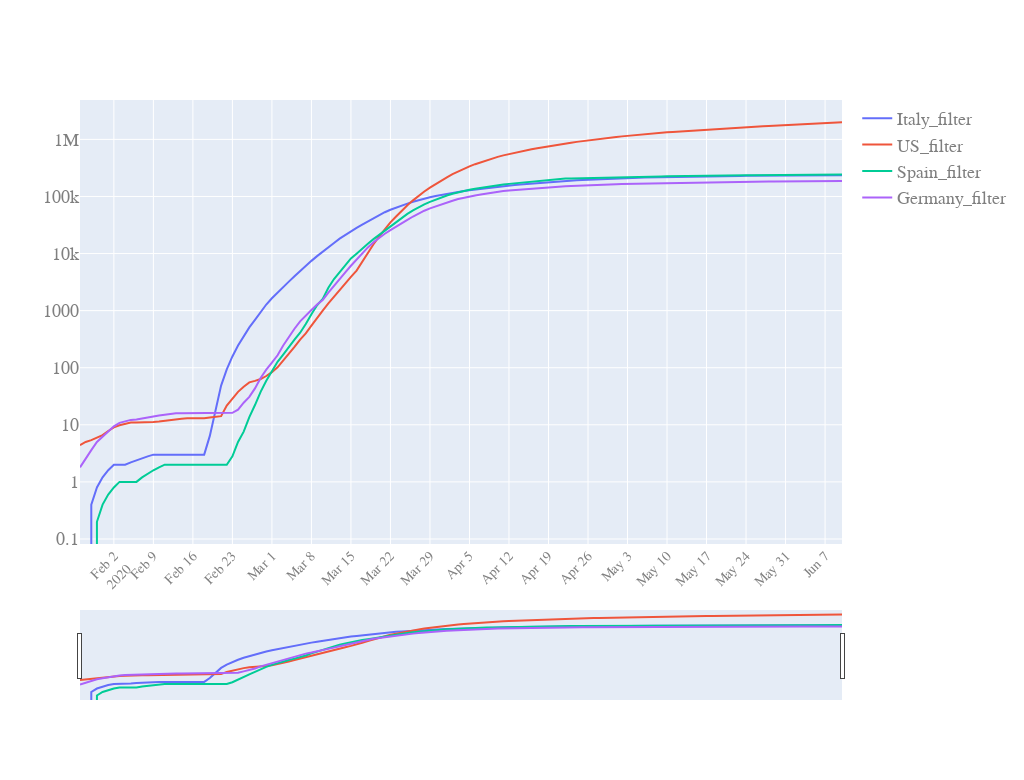

Notebook code for this chart:
### Code cell
start_pos=5
quick_plot(df_analyse.date[start_pos:],
           df_analyse[filter_cols].iloc[start_pos:,:], #['US','US_filter']
           yscale='log',
           slider=True)

### Figure 1 — Plotly figure (JSON) as saved in the notebook; plotly's stock layout.template omitted (floating-point values rounded to 4 significant figures; data arrays with more than 128 entries replaced by an {"elided": "..."} marker saying what was removed)
{"data": [{"marker": {"size": 3}, "mode": "lines", "name": "Italy_filter", "type": "scatter", "x": {"elided": "136 str values"}, "y": {"elided": "136 float values"}}, {"marker": {"size": 3}, "mode": "lines", "name": "US_filter", "type": "scatter", "x": {"elided": "136 str values"}, "y": {"elided": "136 float values"}}, {"marker": {"size": 3}, "mode": "lines", "name": "Spain_filter", "type": "scatter", "x": {"elided": "136 str values"}, "y": {"elided": "136 float values"}}, {"marker": {"size": 3}, "mode": "lines", "name": "Germany_filter", "type": "scatter", "x": {"elided": "136 str values"}, "y": {"elided": "136 float values"}}], "layout": {"autosize": true, "font": {"color": "#7f7f7f", "family": "PT Sans. monospace", "size": 18}, "height": 780, "width": 1024, "xaxis": {"nticks": 20, "rangeslider": {"visible": true}, "tickangle": -45, "tickfont": {"color": "#7f7f7f", "size": 14}}, "yaxis": {"type": "log"}}}
